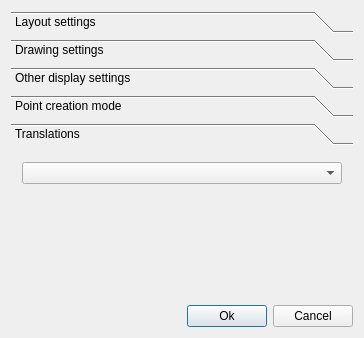
<?xml version="1.0" encoding="UTF-8"?>
<ui version="4.0">
 <class>SettingsDialog</class>
 <widget class="QDialog" name="SettingsDialog">
  <property name="windowModality">
   <enum>Qt::NonModal</enum>
  </property>
  <property name="geometry">
   <rect>
    <x>0</x>
    <y>0</y>
    <width>364</width>
    <height>338</height>
   </rect>
  </property>
  <property name="windowTitle">
   <string>Settings</string>
  </property>
  <property name="windowIcon">
   <iconset resource="../icones/icones.qrc">
    <normaloff>:/MM/Icons/images/icon_32.png</normaloff>:/MM/Icons/images/icon_32.png</iconset>
  </property>
  <property name="styleSheet">
   <string notr="true"/>
  </property>
  <layout class="QVBoxLayout" name="verticalLayout_6">
   <item>
    <widget class="QToolBox" name="toolBox">
     <property name="currentIndex">
      <number>4</number>
     </property>
     <property name="tabSpacing">
      <number>6</number>
     </property>
     <widget class="QWidget" name="pageUIsettings">
      <property name="geometry">
       <rect>
        <x>0</x>
        <y>0</y>
        <width>255</width>
        <height>80</height>
       </rect>
      </property>
      <property name="layoutDirection">
       <enum>Qt::LeftToRight</enum>
      </property>
      <attribute name="label">
       <string>Layout settings</string>
      </attribute>
      <layout class="QVBoxLayout" name="verticalLayout_2">
       <item>
        <layout class="QGridLayout" name="gridLayout_2">
         <item row="1" column="0">
          <widget class="QLabel" name="windowSize_label">
           <property name="text">
            <string>Window size:</string>
           </property>
          </widget>
         </item>
         <item row="1" column="1">
          <widget class="QSpinBox" name="WindowWidth_spinBox">
           <property name="maximum">
            <number>5000</number>
           </property>
           <property name="singleStep">
            <number>10</number>
           </property>
          </widget>
         </item>
         <item row="1" column="3">
          <widget class="QSpinBox" name="WindowHeight_spinBox">
           <property name="maximum">
            <number>5000</number>
           </property>
           <property name="singleStep">
            <number>10</number>
           </property>
          </widget>
         </item>
         <item row="0" column="0">
          <widget class="QLabel" name="NbF_label">
           <property name="text">
            <string>Window grid:</string>
           </property>
          </widget>
         </item>
         <item row="0" column="1">
          <widget class="QSpinBox" name="NBF_x_spinBox">
           <property name="maximum">
            <number>5</number>
           </property>
           <property name="value">
            <number>2</number>
           </property>
          </widget>
         </item>
         <item row="0" column="2">
          <widget class="QLabel" name="label">
           <property name="text">
            <string>x</string>
           </property>
          </widget>
         </item>
         <item row="0" column="4">
          <spacer name="horizontalSpacer">
           <property name="orientation">
            <enum>Qt::Horizontal</enum>
           </property>
           <property name="sizeHint" stdset="0">
            <size>
             <width>40</width>
             <height>20</height>
            </size>
           </property>
          </spacer>
         </item>
         <item row="1" column="2">
          <widget class="QLabel" name="label_2">
           <property name="text">
            <string>x</string>
           </property>
          </widget>
         </item>
         <item row="0" column="3">
          <widget class="QSpinBox" name="NBF_y_spinBox">
           <property name="maximum">
            <number>4</number>
           </property>
           <property name="value">
            <number>2</number>
           </property>
          </widget>
         </item>
        </layout>
       </item>
       <item>
        <spacer name="verticalSpacer">
         <property name="orientation">
          <enum>Qt::Vertical</enum>
         </property>
         <property name="sizeHint" stdset="0">
          <size>
           <width>20</width>
           <height>40</height>
          </size>
         </property>
        </spacer>
       </item>
      </layout>
     </widget>
     <widget class="QWidget" name="pageDrawingSettings">
      <property name="geometry">
       <rect>
        <x>0</x>
        <y>0</y>
        <width>198</width>
        <height>137</height>
       </rect>
      </property>
      <attribute name="label">
       <string>Drawing settings</string>
      </attribute>
      <layout class="QVBoxLayout" name="verticalLayout_3">
       <item>
        <layout class="QGridLayout" name="gridLayout">
         <item row="1" column="0">
          <widget class="QLabel" name="LineThickness_label_2">
           <property name="lineWidth">
            <number>1</number>
           </property>
           <property name="text">
            <string>Point diameter:</string>
           </property>
          </widget>
         </item>
         <item row="2" column="0">
          <widget class="QLabel" name="Gamma_label">
           <property name="lineWidth">
            <number>1</number>
           </property>
           <property name="text">
            <string>Gamma:</string>
           </property>
          </widget>
         </item>
         <item row="0" column="0">
          <widget class="QLabel" name="LineThickness_label">
           <property name="lineWidth">
            <number>1</number>
           </property>
           <property name="text">
            <string>Line thickness:</string>
           </property>
          </widget>
         </item>
         <item row="2" column="1">
          <widget class="QDoubleSpinBox" name="GammaDoubleSpinBox">
           <property name="decimals">
            <number>1</number>
           </property>
           <property name="minimum">
            <double>0.100000000000000</double>
           </property>
           <property name="singleStep">
            <double>0.100000000000000</double>
           </property>
           <property name="value">
            <double>1.000000000000000</double>
           </property>
          </widget>
         </item>
         <item row="0" column="1">
          <widget class="QDoubleSpinBox" name="LineThickness_doubleSpinBox">
           <property name="decimals">
            <number>1</number>
           </property>
           <property name="minimum">
            <double>0.100000000000000</double>
           </property>
           <property name="maximum">
            <double>5.000000000000000</double>
           </property>
           <property name="singleStep">
            <double>0.100000000000000</double>
           </property>
           <property name="value">
            <double>2.000000000000000</double>
           </property>
          </widget>
         </item>
         <item row="0" column="2">
          <spacer name="horizontalSpacer_6">
           <property name="orientation">
            <enum>Qt::Horizontal</enum>
           </property>
           <property name="sizeHint" stdset="0">
            <size>
             <width>40</width>
             <height>20</height>
            </size>
           </property>
          </spacer>
         </item>
         <item row="1" column="1">
          <widget class="QDoubleSpinBox" name="PointDiameter_doubleSpinBox">
           <property name="decimals">
            <number>1</number>
           </property>
           <property name="singleStep">
            <double>0.500000000000000</double>
           </property>
           <property name="value">
            <double>2.000000000000000</double>
           </property>
          </widget>
         </item>
         <item row="3" column="0">
          <widget class="QCheckBox" name="showMasks_checkBox">
           <property name="text">
            <string>Show masks</string>
           </property>
          </widget>
         </item>
        </layout>
       </item>
       <item>
        <spacer name="verticalSpacer_3">
         <property name="orientation">
          <enum>Qt::Vertical</enum>
         </property>
         <property name="sizeHint" stdset="0">
          <size>
           <width>20</width>
           <height>40</height>
          </size>
         </property>
        </spacer>
       </item>
      </layout>
     </widget>
     <widget class="QWidget" name="pageMiscSettings">
      <property name="geometry">
       <rect>
        <x>0</x>
        <y>0</y>
        <width>298</width>
        <height>139</height>
       </rect>
      </property>
      <attribute name="label">
       <string>Other display settings</string>
      </attribute>
      <layout class="QVBoxLayout" name="verticalLayout_4">
       <item>
        <layout class="QGridLayout" name="gridLayout_3">
         <item row="1" column="3">
          <spacer name="horizontalSpacer_4">
           <property name="orientation">
            <enum>Qt::Horizontal</enum>
           </property>
           <property name="sizeHint" stdset="0">
            <size>
             <width>40</width>
             <height>20</height>
            </size>
           </property>
          </spacer>
         </item>
         <item row="0" column="2">
          <widget class="QSpinBox" name="zoomWin_spinBox">
           <property name="minimum">
            <number>1</number>
           </property>
           <property name="maximum">
            <number>20</number>
           </property>
           <property name="value">
            <number>3</number>
           </property>
          </widget>
         </item>
         <item row="1" column="2">
          <widget class="QSpinBox" name="RadiusSpinBox">
           <property name="minimum">
            <number>1</number>
           </property>
           <property name="maximum">
            <number>300</number>
           </property>
           <property name="singleStep">
            <number>5</number>
           </property>
           <property name="value">
            <number>50</number>
           </property>
          </widget>
         </item>
         <item row="0" column="0">
          <widget class="QLabel" name="zoomLabel">
           <property name="text">
            <string>Zoom factor in zoom window  </string>
           </property>
          </widget>
         </item>
         <item row="3" column="0">
          <widget class="QLabel" name="label_prefix">
           <property name="sizePolicy">
            <sizepolicy hsizetype="Preferred" vsizetype="Fixed">
             <horstretch>0</horstretch>
             <verstretch>0</verstretch>
            </sizepolicy>
           </property>
           <property name="baseSize">
            <size>
             <width>0</width>
             <height>30</height>
            </size>
           </property>
           <property name="text">
            <string>Prefix for automatic point creation</string>
           </property>
          </widget>
         </item>
         <item row="3" column="2">
          <widget class="QLineEdit" name="PrefixTextEdit"/>
         </item>
         <item row="1" column="0">
          <widget class="QLabel" name="Radiuslabel">
           <property name="text">
            <string>Selection radius, in pixel</string>
           </property>
          </widget>
         </item>
         <item row="2" column="0">
          <widget class="QLabel" name="shiftStepLabel">
           <property name="text">
            <string>Step for point move, in pixel</string>
           </property>
          </widget>
         </item>
         <item row="2" column="2">
          <widget class="QDoubleSpinBox" name="shiftStep_doubleSpinBox">
           <property name="decimals">
            <number>1</number>
           </property>
           <property name="maximum">
            <double>20.000000000000000</double>
           </property>
           <property name="singleStep">
            <double>0.100000000000000</double>
           </property>
           <property name="value">
            <double>0.500000000000000</double>
           </property>
          </widget>
         </item>
        </layout>
       </item>
       <item>
        <spacer name="verticalSpacer_2">
         <property name="orientation">
          <enum>Qt::Vertical</enum>
         </property>
         <property name="sizeHint" stdset="0">
          <size>
           <width>20</width>
           <height>40</height>
          </size>
         </property>
        </spacer>
       </item>
      </layout>
     </widget>
     <widget class="QWidget" name="pagePtCreationSettings">
      <property name="geometry">
       <rect>
        <x>0</x>
        <y>0</y>
        <width>225</width>
        <height>151</height>
       </rect>
      </property>
      <attribute name="label">
       <string>Point creation mode</string>
      </attribute>
      <layout class="QVBoxLayout" name="verticalLayout_5">
       <item>
        <widget class="QRadioButton" name="radioButtonStd">
         <property name="text">
          <string>Standard</string>
         </property>
         <property name="checked">
          <bool>true</bool>
         </property>
        </widget>
       </item>
       <item>
        <widget class="QRadioButton" name="radioButtonMin">
         <property name="enabled">
          <bool>true</bool>
         </property>
         <property name="text">
          <string>Correlation on local minimum</string>
         </property>
         <property name="checkable">
          <bool>true</bool>
         </property>
        </widget>
       </item>
       <item>
        <widget class="QRadioButton" name="radioButtonMax">
         <property name="enabled">
          <bool>true</bool>
         </property>
         <property name="text">
          <string>Correlation on local maximum</string>
         </property>
         <property name="checkable">
          <bool>true</bool>
         </property>
        </widget>
       </item>
       <item>
        <widget class="QLabel" name="label_5">
         <property name="text">
          <string/>
         </property>
        </widget>
       </item>
       <item>
        <layout class="QHBoxLayout" name="hLayoutSz">
         <item>
          <spacer name="horizontalSpacer_3">
           <property name="orientation">
            <enum>Qt::Horizontal</enum>
           </property>
           <property name="sizeHint" stdset="0">
            <size>
             <width>40</width>
             <height>20</height>
            </size>
           </property>
          </spacer>
         </item>
         <item>
          <widget class="QLabel" name="label_Margin">
           <property name="text">
            <string>Margin width </string>
           </property>
           <property name="alignment">
            <set>Qt::AlignCenter</set>
           </property>
          </widget>
         </item>
         <item>
          <widget class="QDoubleSpinBox" name="doubleSpinBoxSz">
           <property name="decimals">
            <number>1</number>
           </property>
           <property name="minimum">
            <double>3.000000000000000</double>
           </property>
           <property name="maximum">
            <double>50.000000000000000</double>
           </property>
           <property name="singleStep">
            <double>0.500000000000000</double>
           </property>
           <property name="value">
            <double>5.000000000000000</double>
           </property>
          </widget>
         </item>
         <item>
          <widget class="QLabel" name="label_pixels">
           <property name="text">
            <string>pixels</string>
           </property>
          </widget>
         </item>
         <item>
          <spacer name="horizontalSpacer_2">
           <property name="orientation">
            <enum>Qt::Horizontal</enum>
           </property>
           <property name="sizeHint" stdset="0">
            <size>
             <width>40</width>
             <height>20</height>
            </size>
           </property>
          </spacer>
         </item>
        </layout>
       </item>
       <item>
        <spacer name="verticalSpacer_4">
         <property name="orientation">
          <enum>Qt::Vertical</enum>
         </property>
         <property name="sizeHint" stdset="0">
          <size>
           <width>20</width>
           <height>40</height>
          </size>
         </property>
        </spacer>
       </item>
      </layout>
     </widget>
     <widget class="QWidget" name="Translations">
      <property name="geometry">
       <rect>
        <x>0</x>
        <y>0</y>
        <width>346</width>
        <height>144</height>
       </rect>
      </property>
      <attribute name="label">
       <string>Translations</string>
      </attribute>
      <layout class="QVBoxLayout" name="verticalLayout">
       <item>
        <widget class="QComboBox" name="comboBox">
         <property name="sizePolicy">
          <sizepolicy hsizetype="Preferred" vsizetype="Fixed">
           <horstretch>0</horstretch>
           <verstretch>0</verstretch>
          </sizepolicy>
         </property>
        </widget>
       </item>
       <item>
        <spacer name="verticalSpacer_5">
         <property name="orientation">
          <enum>Qt::Vertical</enum>
         </property>
         <property name="sizeHint" stdset="0">
          <size>
           <width>20</width>
           <height>40</height>
          </size>
         </property>
        </spacer>
       </item>
      </layout>
     </widget>
    </widget>
   </item>
   <item>
    <layout class="QHBoxLayout" name="ApplyhorizontalLayout">
     <item>
      <spacer>
       <property name="orientation">
        <enum>Qt::Horizontal</enum>
       </property>
       <property name="sizeHint" stdset="0">
        <size>
         <width>40</width>
         <height>20</height>
        </size>
       </property>
      </spacer>
     </item>
     <item>
      <widget class="QPushButton" name="okButton">
       <property name="text">
        <string>Ok</string>
       </property>
      </widget>
     </item>
     <item>
      <widget class="QPushButton" name="cancelButton">
       <property name="text">
        <string>Cancel</string>
       </property>
      </widget>
     </item>
    </layout>
   </item>
  </layout>
 </widget>
 <layoutdefault spacing="6" margin="11"/>
 <resources>
  <include location="../icones/icones.qrc"/>
 </resources>
 <connections/>
</ui>
